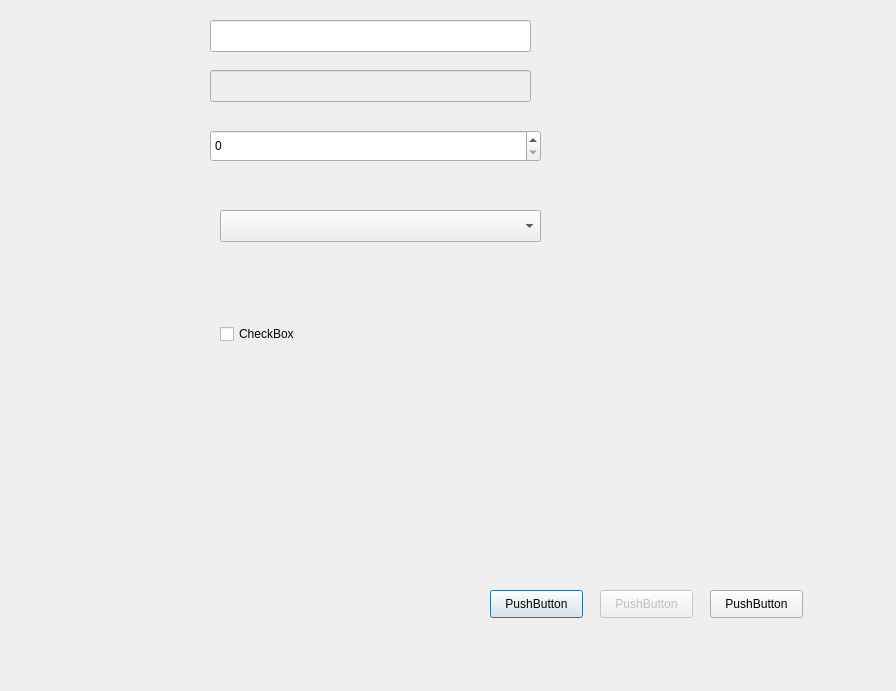
<?xml version="1.0" encoding="UTF-8"?>
<ui version="4.0">
 <class>SettingDialog</class>
 <widget class="QDialog" name="SettingDialog">
  <property name="geometry">
   <rect>
    <x>0</x>
    <y>0</y>
    <width>896</width>
    <height>691</height>
   </rect>
  </property>
  <property name="windowTitle">
   <string>Dialog</string>
  </property>
  <widget class="QPushButton" name="pushButton">
   <property name="enabled">
    <bool>true</bool>
   </property>
   <property name="geometry">
    <rect>
     <x>490</x>
     <y>590</y>
     <width>93</width>
     <height>28</height>
    </rect>
   </property>
   <property name="text">
    <string>PushButton</string>
   </property>
  </widget>
  <widget class="QPushButton" name="pushButton_2">
   <property name="enabled">
    <bool>false</bool>
   </property>
   <property name="geometry">
    <rect>
     <x>600</x>
     <y>590</y>
     <width>93</width>
     <height>28</height>
    </rect>
   </property>
   <property name="text">
    <string>PushButton</string>
   </property>
  </widget>
  <widget class="QPushButton" name="pushButton_3">
   <property name="geometry">
    <rect>
     <x>710</x>
     <y>590</y>
     <width>93</width>
     <height>28</height>
    </rect>
   </property>
   <property name="text">
    <string>PushButton</string>
   </property>
  </widget>
  <widget class="QSpinBox" name="spinBox">
   <property name="geometry">
    <rect>
     <x>210</x>
     <y>130</y>
     <width>331</width>
     <height>32</height>
    </rect>
   </property>
   <property name="minimumSize">
    <size>
     <width>0</width>
     <height>32</height>
    </size>
   </property>
   <property name="maximumSize">
    <size>
     <width>16777215</width>
     <height>32</height>
    </size>
   </property>
  </widget>
  <widget class="QComboBox" name="comboBox">
   <property name="geometry">
    <rect>
     <x>220</x>
     <y>210</y>
     <width>321</width>
     <height>32</height>
    </rect>
   </property>
   <property name="minimumSize">
    <size>
     <width>0</width>
     <height>32</height>
    </size>
   </property>
   <property name="maximumSize">
    <size>
     <width>16777215</width>
     <height>32</height>
    </size>
   </property>
  </widget>
  <widget class="QLineEdit" name="lineEdit">
   <property name="geometry">
    <rect>
     <x>210</x>
     <y>20</y>
     <width>321</width>
     <height>32</height>
    </rect>
   </property>
   <property name="minimumSize">
    <size>
     <width>0</width>
     <height>32</height>
    </size>
   </property>
   <property name="maximumSize">
    <size>
     <width>16777215</width>
     <height>32</height>
    </size>
   </property>
  </widget>
  <widget class="QCheckBox" name="checkBox">
   <property name="geometry">
    <rect>
     <x>220</x>
     <y>320</y>
     <width>96</width>
     <height>28</height>
    </rect>
   </property>
   <property name="minimumSize">
    <size>
     <width>0</width>
     <height>28</height>
    </size>
   </property>
   <property name="maximumSize">
    <size>
     <width>16777215</width>
     <height>28</height>
    </size>
   </property>
   <property name="text">
    <string>CheckBox</string>
   </property>
  </widget>
  <widget class="QLineEdit" name="lineEdit_2">
   <property name="enabled">
    <bool>false</bool>
   </property>
   <property name="geometry">
    <rect>
     <x>210</x>
     <y>70</y>
     <width>321</width>
     <height>32</height>
    </rect>
   </property>
   <property name="minimumSize">
    <size>
     <width>0</width>
     <height>32</height>
    </size>
   </property>
   <property name="maximumSize">
    <size>
     <width>16777215</width>
     <height>32</height>
    </size>
   </property>
  </widget>
 </widget>
 <resources/>
 <connections/>
</ui>
